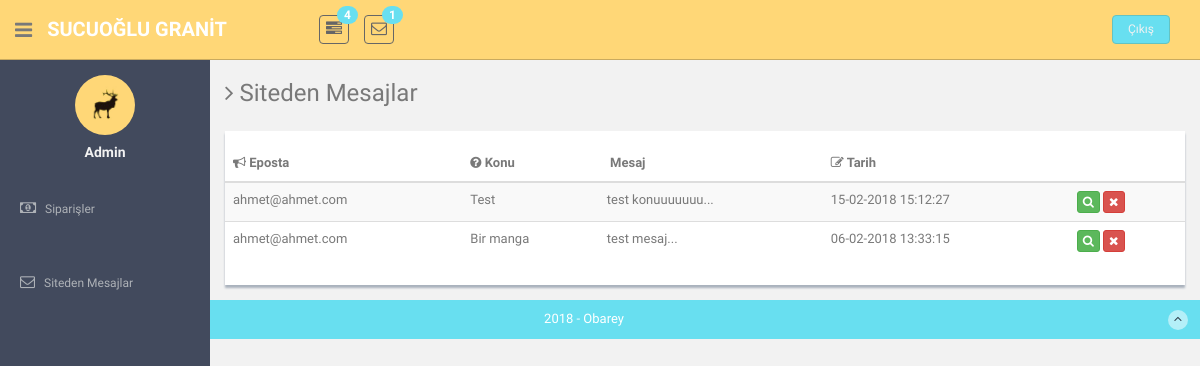
/admin/mesajlar.php (signed in), run on the app's committed database.
### tables this page shows
CREATE TABLE `iletisim_formlari` (
  `id` int(11) NOT NULL AUTO_INCREMENT,
  `eposta` text,
  `konu` text,
  `mesaj` text,
  `tarih` datetime NOT NULL,
  `kullanici` text NOT NULL,
  PRIMARY KEY (`id`)
);

### inc/class/DB.php (called while the page is built, shortened)
<?php
class DB {
	private static $_instance = null;
	private $_pdo,
			$_query,
			$_error = false,
			$_results,
			$_count = 0,
			$_lastInsertedId,
            $_error_message;
	private function __construct() {
		try {
			$this->_pdo = new PDO('mysql:host='.DB_IP.';dbname='.DB_NAME, DB_USER, DB_PASS);
			$this->query("SET NAMES 'utf8'; SET CHARSET 'utf8'");
		} catch(PDOException $e) {
			die($e->getMessage());
		}
	}
	public static function getInstance() {
		if(!isset(self::$_instance)) {
			self::$_instance = new DB();
		}
		return self::$_instance;
	}
	public function query($sql, $params = array() ) {
		if( $this->_query = $this->_pdo->prepare($sql) ) {
			if( $this->_query->execute() ) {
				$this->_results = $this->_query->fetchAll(PDO::FETCH_ASSOC);
			} else {
				$this->_error = true;
                $this->_error_message = $this->_query->errorInfo();
			}
		}
		return $this;
	}
	public function results(){
		return $this->_results;
	}
}

### inc/class/Common.php (called while the page is built, shortened)
<?php
	class Common {
		public static function datetime_reverse( $datetime ){
			$parcala = explode( " ", $datetime );
			$tarih_tr_format = "";
			$date_parcala = explode( "-", $parcala[0] );
			for( $i = count($date_parcala)-1; $i > -1; $i-- ){
				if( $i == count($date_parcala)-1 ){
					$tarih_tr_format .= $date_parcala[$i];
				} else {
					$tarih_tr_format .= "-" . $date_parcala[$i];
				}
			}
			return $tarih_tr_format . " " . $parcala[1];
		}
	}

### admin/mesajlar.php (the view, shortened to what this page needs)
<?php
      $PAGE = array(
          'title'     => 'Siteden Mesajlar'
      );
      $m_data = DB::getInstance()->query("SELECT * FROM " . DBT_ILETISIM_FORMLARI . " ORDER BY tarih DESC")->results();
      require 'inc/header.php';
      require 'inc/body_header.php';
 ?>
      <section id="main-content">
          <section class="wrapper">
          	<h3><i class="fa fa-angle-right"></i> <?php echo $PAGE["title"] ?></h3>
              <div class="row mt">
                  <div class="col-md-12">
                      <div class="content-panel">
                          <table class="table table-striped table-advance table-hover">
                              <thead>
                              <tr>
                                  <th><i class="fa fa-bullhorn"></i> Eposta</th>
                                  <th class="hidden-phone"><i class="fa fa-question-circle"></i> Konu</th>
                                  <th><i class="fa fa-clock"></i> Mesaj</th>
                                  <th><i class=" fa fa-edit"></i> Tarih</th>
                                  <th></th>
                              </tr>
                              </thead>
                              <tbody>
                              <?php
                                foreach( $m_data as $md ){
                                  echo '<tr>
                                          <td>'.$md["eposta"].'</td>
                                          <td class="hidden-phone">'.$md["konu"].'</td>
                                          <td>'.substr($md["mesaj"], 0, 20 ).'...</td>
                                          <td>'.Common::datetime_reverse($md["tarih"]).'</td>
                                          <td>
                                              <button class="btn btn-success btn-xs data-download" item-id="'.$md["id"].'"><i class="fa fa-search"></i></button>
                                              <button class="btn btn-danger btn-xs data-remove" item-id="'.$md["id"].'"><i class="fa fa-times"></i></button>
                                          </td>
                                      </tr>';
                                }
                              ?>
                              </tbody>
                          </table>
                      </div>
                  </div>
              </div>
		</section><! --/wrapper -->
      </section>
 <?php
      require 'inc/footer.php';

### admin/assets/css/style.css (style rules this page uses)
body { color: #797979; background: #f2f2f2; font-family: 'Ruda', sans-serif; padding: 0px !important; margin: 0px !important; font-size:13px; }
.mt { margin-top: 25px; }
#main-content { margin-left: 210px; }
.wrapper { display: inline-block; margin-top: 60px; padding-left: 15px; padding-right: 15px; padding-bottom: 15px; padding-top: 0px; width: 100%; }
.content-panel { background: #ffffff; box-shadow: 0px 3px 2px #aab2bd; padding-top: 15px; padding-bottom: 5px; }

### data on the page
iletisim_formlari: eposta "ahmet@ahmet.com", konu "Test", mesaj "test konuuuuuuu", tarih "15-02-2018 15:12:27"
iletisim_formlari: eposta "ahmet@ahmet.com", konu "Bir manga", mesaj "test mesaj", tarih "06-02-2018 13:33:15"

### other printed values
$PAGE["title"] "Siteden Mesajlar"
